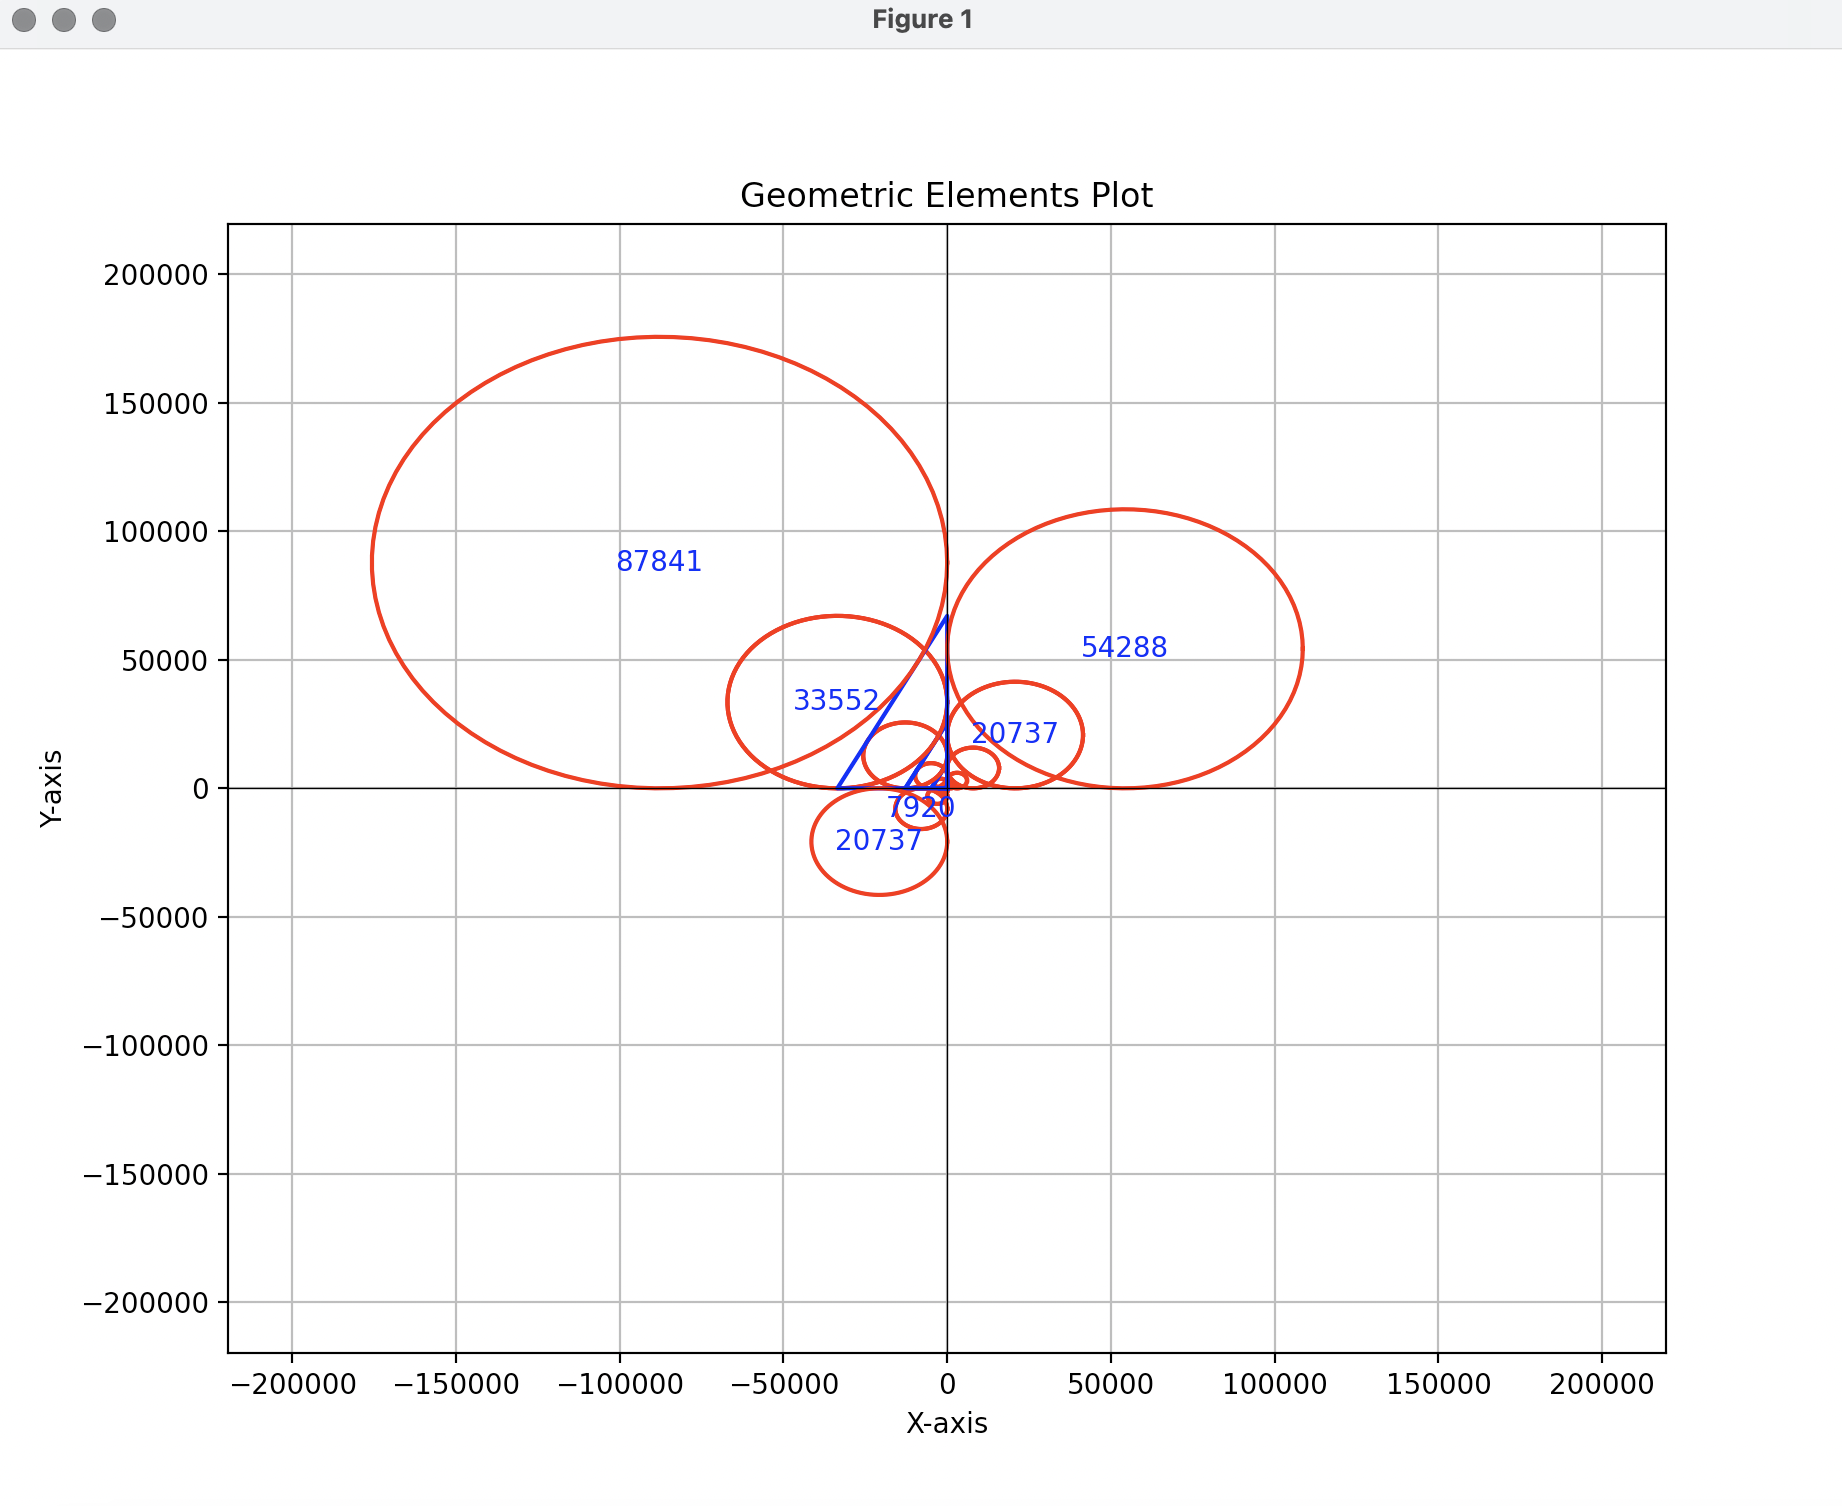

Python code for this plot:
import matplotlib.pyplot as plt
import numpy as np

def plot_right_angle_triangle(a, b, c, d):
    plt.plot([0, -a*d, 0, 0], [0, 0, 2*b*c, 0], 'b-')

def plot_circle(radius, center_x, center_y,n):
    theta = np.linspace(0, 2*np.pi, 100)
    x_circle = center_x + radius * np.cos(theta)
    y_circle = center_y + radius * np.sin(theta)
    plt.plot(x_circle, y_circle, 'r-')
    if(n>8):
        plt.text(center_x, center_y, radius, ha='center', va='center', color='blue')

def main():
    a, b, c, d = 1,1,2,3  # Replace these values with your numbers

    for i in range(0,10):
    # Plot the right-angle triangle
        plot_right_angle_triangle(a, b, c, d)

        # Plot circles
        plot_circle(a*c, -a*c, -a*c,i)  # Circle in the fourth quadrant
        plot_circle(b*d, b*d, b*d,i)    # Circle in the second quadrant
        plot_circle(c*d, -c*d, c*d,i) 
        
        temp = c+d
        a = b
        b = c
        c = d
        d = temp
        print(a,b,c,d)

        plot_right_angle_triangle(a, b, c, d)

        # Plot circles
        plot_circle(a*c, -a*c, -a*c,i)  # Circle in the fourth quadrant
        plot_circle(b*d, b*d, b*d,i)    # Circle in the second quadrant
        plot_circle(c*d, -c*d, c*d,i) 
    
    # plt.text(-a*c, -a*c, a*c,ha='center', va='center', color='blue')  # Circle in the fourth quadrant
    # plt.text(b*d, b*d, b*d,ha='center', va='center', color='blue')    # Circle in the second quadrant
    # plt.text( -c*d, c*d, c*d,ha='center', va='center', color='blue' )
    plt.xlim([-2.5*c*d, 2.5*c*d])
    plt.ylim([-2.5*c*d, 2.5*c*d])

    # Display the plot
    plt.xlabel('X-axis')
    plt.ylabel('Y-axis')
    plt.title('Geometric Elements Plot')
    plt.grid(True)
    plt.axhline(0, color='black', linewidth=0.5)
    plt.axvline(0, color='black', linewidth=0.5)
    plt.show()

if __name__ == "__main__":
    main()
